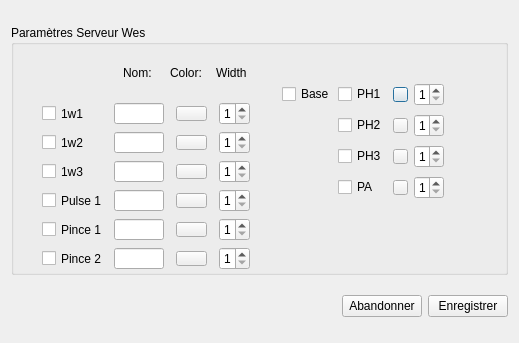
<?xml version="1.0" encoding="UTF-8"?>
<ui version="4.0">
 <class>Dialog</class>
 <widget class="QDialog" name="Dialog">
  <property name="geometry">
   <rect>
    <x>0</x>
    <y>0</y>
    <width>519</width>
    <height>343</height>
   </rect>
  </property>
  <property name="sizePolicy">
   <sizepolicy hsizetype="Fixed" vsizetype="Fixed">
    <horstretch>0</horstretch>
    <verstretch>0</verstretch>
   </sizepolicy>
  </property>
  <property name="maximumSize">
   <size>
    <width>600</width>
    <height>412</height>
   </size>
  </property>
  <property name="windowTitle">
   <string>Dialog</string>
  </property>
  <layout class="QGridLayout" name="gridLayout_4">
   <item row="0" column="0">
    <widget class="QGroupBox" name="groupBox_6">
     <property name="minimumSize">
      <size>
       <width>0</width>
       <height>221</height>
      </size>
     </property>
     <property name="maximumSize">
      <size>
       <width>585</width>
       <height>250</height>
      </size>
     </property>
     <property name="title">
      <string>Paramètres Serveur Wes</string>
     </property>
     <widget class="QWidget" name="">
      <property name="geometry">
       <rect>
        <x>271</x>
        <y>56</y>
        <width>162</width>
        <height>120</height>
       </rect>
      </property>
      <layout class="QGridLayout" name="gridLayout_2">
       <item row="0" column="0">
        <widget class="QCheckBox" name="cb_base">
         <property name="focusPolicy">
          <enum>Qt::ClickFocus</enum>
         </property>
         <property name="text">
          <string>Base</string>
         </property>
        </widget>
       </item>
       <item row="0" column="1">
        <widget class="QCheckBox" name="cb_ph1">
         <property name="minimumSize">
          <size>
           <width>35</width>
           <height>0</height>
          </size>
         </property>
         <property name="maximumSize">
          <size>
           <width>16777215</width>
           <height>16777215</height>
          </size>
         </property>
         <property name="focusPolicy">
          <enum>Qt::ClickFocus</enum>
         </property>
         <property name="text">
          <string>PH1</string>
         </property>
        </widget>
       </item>
       <item row="0" column="2">
        <widget class="QPushButton" name="b_cph1">
         <property name="minimumSize">
          <size>
           <width>15</width>
           <height>15</height>
          </size>
         </property>
         <property name="maximumSize">
          <size>
           <width>15</width>
           <height>15</height>
          </size>
         </property>
         <property name="text">
          <string/>
         </property>
        </widget>
       </item>
       <item row="0" column="3">
        <widget class="QSpinBox" name="spBox_ph1">
         <property name="maximumSize">
          <size>
           <width>30</width>
           <height>16777215</height>
          </size>
         </property>
         <property name="minimum">
          <number>1</number>
         </property>
         <property name="maximum">
          <number>5</number>
         </property>
        </widget>
       </item>
       <item row="1" column="1">
        <widget class="QCheckBox" name="cb_ph2">
         <property name="maximumSize">
          <size>
           <width>16777215</width>
           <height>16777215</height>
          </size>
         </property>
         <property name="focusPolicy">
          <enum>Qt::ClickFocus</enum>
         </property>
         <property name="text">
          <string>PH2</string>
         </property>
        </widget>
       </item>
       <item row="1" column="2">
        <widget class="QPushButton" name="b_cph2">
         <property name="maximumSize">
          <size>
           <width>15</width>
           <height>15</height>
          </size>
         </property>
         <property name="text">
          <string/>
         </property>
        </widget>
       </item>
       <item row="1" column="3">
        <widget class="QSpinBox" name="spBox_ph2">
         <property name="maximumSize">
          <size>
           <width>30</width>
           <height>16777215</height>
          </size>
         </property>
         <property name="minimum">
          <number>1</number>
         </property>
         <property name="maximum">
          <number>5</number>
         </property>
        </widget>
       </item>
       <item row="2" column="1">
        <widget class="QCheckBox" name="cb_ph3">
         <property name="maximumSize">
          <size>
           <width>16777215</width>
           <height>16777215</height>
          </size>
         </property>
         <property name="focusPolicy">
          <enum>Qt::ClickFocus</enum>
         </property>
         <property name="text">
          <string>PH3</string>
         </property>
        </widget>
       </item>
       <item row="2" column="2">
        <widget class="QPushButton" name="b_cph3">
         <property name="maximumSize">
          <size>
           <width>15</width>
           <height>15</height>
          </size>
         </property>
         <property name="text">
          <string/>
         </property>
        </widget>
       </item>
       <item row="2" column="3">
        <widget class="QSpinBox" name="spBox_ph3">
         <property name="maximumSize">
          <size>
           <width>30</width>
           <height>16777215</height>
          </size>
         </property>
         <property name="minimum">
          <number>1</number>
         </property>
         <property name="maximum">
          <number>5</number>
         </property>
        </widget>
       </item>
       <item row="3" column="1">
        <widget class="QCheckBox" name="cb_pa">
         <property name="maximumSize">
          <size>
           <width>16777215</width>
           <height>16777215</height>
          </size>
         </property>
         <property name="focusPolicy">
          <enum>Qt::ClickFocus</enum>
         </property>
         <property name="text">
          <string>PA</string>
         </property>
        </widget>
       </item>
       <item row="3" column="2">
        <widget class="QPushButton" name="b_cpa">
         <property name="maximumSize">
          <size>
           <width>15</width>
           <height>15</height>
          </size>
         </property>
         <property name="text">
          <string/>
         </property>
        </widget>
       </item>
       <item row="3" column="3">
        <widget class="QSpinBox" name="spBox_pa">
         <property name="maximumSize">
          <size>
           <width>30</width>
           <height>16777215</height>
          </size>
         </property>
         <property name="minimum">
          <number>1</number>
         </property>
         <property name="maximum">
          <number>5</number>
         </property>
        </widget>
       </item>
      </layout>
     </widget>
     <widget class="QWidget" name="">
      <property name="geometry">
       <rect>
        <x>25</x>
        <y>25</y>
        <width>221</width>
        <height>220</height>
       </rect>
      </property>
      <layout class="QGridLayout" name="gridLayout_3">
       <item row="0" column="0">
        <spacer name="horizontalSpacer_3">
         <property name="orientation">
          <enum>Qt::Horizontal</enum>
         </property>
         <property name="sizeType">
          <enum>QSizePolicy::Fixed</enum>
         </property>
         <property name="sizeHint" stdset="0">
          <size>
           <width>81</width>
           <height>20</height>
          </size>
         </property>
        </spacer>
       </item>
       <item row="0" column="1">
        <layout class="QHBoxLayout" name="horizontalLayout_7">
         <item>
          <widget class="QLabel" name="label">
           <property name="minimumSize">
            <size>
             <width>30</width>
             <height>0</height>
            </size>
           </property>
           <property name="text">
            <string>Nom:</string>
           </property>
          </widget>
         </item>
         <item>
          <widget class="QLabel" name="label_2">
           <property name="text">
            <string>Color:</string>
           </property>
          </widget>
         </item>
         <item>
          <widget class="QLabel" name="label_3">
           <property name="text">
            <string>Width</string>
           </property>
          </widget>
         </item>
        </layout>
       </item>
       <item row="1" column="0" colspan="2">
        <layout class="QHBoxLayout" name="horizontalLayout">
         <item>
          <widget class="QCheckBox" name="cb_1w1">
           <property name="minimumSize">
            <size>
             <width>60</width>
             <height>15</height>
            </size>
           </property>
           <property name="maximumSize">
            <size>
             <width>50</width>
             <height>15</height>
            </size>
           </property>
           <property name="focusPolicy">
            <enum>Qt::ClickFocus</enum>
           </property>
           <property name="text">
            <string>1w1</string>
           </property>
           <property name="checked">
            <bool>false</bool>
           </property>
          </widget>
         </item>
         <item>
          <widget class="QLineEdit" name="le_1w1">
           <property name="enabled">
            <bool>true</bool>
           </property>
           <property name="maximumSize">
            <size>
             <width>50</width>
             <height>21</height>
            </size>
           </property>
           <property name="text">
            <string/>
           </property>
          </widget>
         </item>
         <item>
          <widget class="QPushButton" name="b_c1w1">
           <property name="minimumSize">
            <size>
             <width>15</width>
             <height>15</height>
            </size>
           </property>
           <property name="maximumSize">
            <size>
             <width>31</width>
             <height>15</height>
            </size>
           </property>
           <property name="text">
            <string/>
           </property>
          </widget>
         </item>
         <item>
          <widget class="QSpinBox" name="spBox_1w1">
           <property name="maximumSize">
            <size>
             <width>31</width>
             <height>16777215</height>
            </size>
           </property>
           <property name="minimum">
            <number>1</number>
           </property>
           <property name="maximum">
            <number>5</number>
           </property>
          </widget>
         </item>
        </layout>
       </item>
       <item row="2" column="0" colspan="2">
        <layout class="QHBoxLayout" name="horizontalLayout_2">
         <item>
          <widget class="QCheckBox" name="cb_1w2">
           <property name="minimumSize">
            <size>
             <width>60</width>
             <height>15</height>
            </size>
           </property>
           <property name="maximumSize">
            <size>
             <width>50</width>
             <height>15</height>
            </size>
           </property>
           <property name="focusPolicy">
            <enum>Qt::ClickFocus</enum>
           </property>
           <property name="text">
            <string>1w2</string>
           </property>
           <property name="checked">
            <bool>false</bool>
           </property>
          </widget>
         </item>
         <item>
          <widget class="QLineEdit" name="le_1w2">
           <property name="enabled">
            <bool>true</bool>
           </property>
           <property name="maximumSize">
            <size>
             <width>50</width>
             <height>21</height>
            </size>
           </property>
           <property name="text">
            <string/>
           </property>
          </widget>
         </item>
         <item>
          <widget class="QPushButton" name="b_c1w2">
           <property name="minimumSize">
            <size>
             <width>15</width>
             <height>15</height>
            </size>
           </property>
           <property name="maximumSize">
            <size>
             <width>31</width>
             <height>15</height>
            </size>
           </property>
           <property name="text">
            <string/>
           </property>
          </widget>
         </item>
         <item>
          <widget class="QSpinBox" name="spBox_1w2">
           <property name="minimumSize">
            <size>
             <width>31</width>
             <height>0</height>
            </size>
           </property>
           <property name="maximumSize">
            <size>
             <width>31</width>
             <height>16777215</height>
            </size>
           </property>
           <property name="minimum">
            <number>1</number>
           </property>
           <property name="maximum">
            <number>5</number>
           </property>
          </widget>
         </item>
        </layout>
       </item>
       <item row="3" column="0" colspan="2">
        <layout class="QHBoxLayout" name="horizontalLayout_3">
         <item>
          <widget class="QCheckBox" name="cb_1w3">
           <property name="minimumSize">
            <size>
             <width>60</width>
             <height>15</height>
            </size>
           </property>
           <property name="maximumSize">
            <size>
             <width>50</width>
             <height>15</height>
            </size>
           </property>
           <property name="focusPolicy">
            <enum>Qt::ClickFocus</enum>
           </property>
           <property name="text">
            <string>1w3</string>
           </property>
           <property name="checked">
            <bool>false</bool>
           </property>
          </widget>
         </item>
         <item>
          <widget class="QLineEdit" name="le_1w3">
           <property name="enabled">
            <bool>true</bool>
           </property>
           <property name="maximumSize">
            <size>
             <width>50</width>
             <height>21</height>
            </size>
           </property>
           <property name="text">
            <string/>
           </property>
          </widget>
         </item>
         <item>
          <widget class="QPushButton" name="b_c1w3">
           <property name="minimumSize">
            <size>
             <width>15</width>
             <height>15</height>
            </size>
           </property>
           <property name="maximumSize">
            <size>
             <width>31</width>
             <height>15</height>
            </size>
           </property>
           <property name="text">
            <string/>
           </property>
          </widget>
         </item>
         <item>
          <widget class="QSpinBox" name="spBox_1w3">
           <property name="minimumSize">
            <size>
             <width>31</width>
             <height>0</height>
            </size>
           </property>
           <property name="maximumSize">
            <size>
             <width>31</width>
             <height>16777215</height>
            </size>
           </property>
           <property name="minimum">
            <number>1</number>
           </property>
           <property name="maximum">
            <number>5</number>
           </property>
          </widget>
         </item>
        </layout>
       </item>
       <item row="4" column="0" colspan="2">
        <layout class="QHBoxLayout" name="horizontalLayout_4">
         <item>
          <widget class="QCheckBox" name="cb_pulse1">
           <property name="minimumSize">
            <size>
             <width>60</width>
             <height>15</height>
            </size>
           </property>
           <property name="maximumSize">
            <size>
             <width>50</width>
             <height>15</height>
            </size>
           </property>
           <property name="focusPolicy">
            <enum>Qt::ClickFocus</enum>
           </property>
           <property name="text">
            <string>Pulse 1</string>
           </property>
           <property name="checked">
            <bool>false</bool>
           </property>
          </widget>
         </item>
         <item>
          <widget class="QLineEdit" name="le_pulse1">
           <property name="enabled">
            <bool>true</bool>
           </property>
           <property name="maximumSize">
            <size>
             <width>50</width>
             <height>21</height>
            </size>
           </property>
           <property name="text">
            <string/>
           </property>
          </widget>
         </item>
         <item>
          <widget class="QPushButton" name="b_pulse1">
           <property name="minimumSize">
            <size>
             <width>15</width>
             <height>15</height>
            </size>
           </property>
           <property name="maximumSize">
            <size>
             <width>31</width>
             <height>15</height>
            </size>
           </property>
           <property name="text">
            <string/>
           </property>
          </widget>
         </item>
         <item>
          <widget class="QSpinBox" name="spBox_pulse1">
           <property name="maximumSize">
            <size>
             <width>31</width>
             <height>16777215</height>
            </size>
           </property>
           <property name="minimum">
            <number>1</number>
           </property>
           <property name="maximum">
            <number>5</number>
           </property>
          </widget>
         </item>
        </layout>
       </item>
       <item row="5" column="0" colspan="2">
        <layout class="QHBoxLayout" name="horizontalLayout_5">
         <item>
          <widget class="QCheckBox" name="cb_pince1">
           <property name="sizePolicy">
            <sizepolicy hsizetype="Minimum" vsizetype="Minimum">
             <horstretch>0</horstretch>
             <verstretch>0</verstretch>
            </sizepolicy>
           </property>
           <property name="minimumSize">
            <size>
             <width>60</width>
             <height>15</height>
            </size>
           </property>
           <property name="maximumSize">
            <size>
             <width>50</width>
             <height>15</height>
            </size>
           </property>
           <property name="focusPolicy">
            <enum>Qt::ClickFocus</enum>
           </property>
           <property name="text">
            <string>Pince 1</string>
           </property>
           <property name="checked">
            <bool>false</bool>
           </property>
          </widget>
         </item>
         <item>
          <widget class="QLineEdit" name="le_pince1">
           <property name="enabled">
            <bool>true</bool>
           </property>
           <property name="maximumSize">
            <size>
             <width>50</width>
             <height>21</height>
            </size>
           </property>
           <property name="text">
            <string/>
           </property>
          </widget>
         </item>
         <item>
          <widget class="QPushButton" name="b_cpince1">
           <property name="minimumSize">
            <size>
             <width>15</width>
             <height>15</height>
            </size>
           </property>
           <property name="maximumSize">
            <size>
             <width>31</width>
             <height>15</height>
            </size>
           </property>
           <property name="text">
            <string/>
           </property>
          </widget>
         </item>
         <item>
          <widget class="QSpinBox" name="spBox_pince1">
           <property name="maximumSize">
            <size>
             <width>31</width>
             <height>16777215</height>
            </size>
           </property>
           <property name="minimum">
            <number>1</number>
           </property>
           <property name="maximum">
            <number>5</number>
           </property>
          </widget>
         </item>
        </layout>
       </item>
       <item row="6" column="0" colspan="2">
        <layout class="QHBoxLayout" name="horizontalLayout_6">
         <item>
          <widget class="QCheckBox" name="cb_pince2">
           <property name="enabled">
            <bool>true</bool>
           </property>
           <property name="minimumSize">
            <size>
             <width>60</width>
             <height>15</height>
            </size>
           </property>
           <property name="maximumSize">
            <size>
             <width>50</width>
             <height>15</height>
            </size>
           </property>
           <property name="focusPolicy">
            <enum>Qt::ClickFocus</enum>
           </property>
           <property name="text">
            <string>Pince 2</string>
           </property>
           <property name="checked">
            <bool>false</bool>
           </property>
          </widget>
         </item>
         <item>
          <widget class="QLineEdit" name="le_pince2">
           <property name="enabled">
            <bool>true</bool>
           </property>
           <property name="maximumSize">
            <size>
             <width>50</width>
             <height>21</height>
            </size>
           </property>
           <property name="text">
            <string/>
           </property>
          </widget>
         </item>
         <item>
          <widget class="QPushButton" name="b_cpince2">
           <property name="minimumSize">
            <size>
             <width>15</width>
             <height>15</height>
            </size>
           </property>
           <property name="maximumSize">
            <size>
             <width>31</width>
             <height>15</height>
            </size>
           </property>
           <property name="text">
            <string/>
           </property>
          </widget>
         </item>
         <item>
          <widget class="QSpinBox" name="spBox_pince2">
           <property name="maximumSize">
            <size>
             <width>31</width>
             <height>16777215</height>
            </size>
           </property>
           <property name="minimum">
            <number>1</number>
           </property>
           <property name="maximum">
            <number>5</number>
           </property>
          </widget>
         </item>
        </layout>
       </item>
      </layout>
     </widget>
    </widget>
   </item>
   <item row="1" column="0">
    <layout class="QGridLayout" name="gridLayout">
     <item row="0" column="0">
      <spacer name="horizontalSpacer">
       <property name="orientation">
        <enum>Qt::Horizontal</enum>
       </property>
       <property name="sizeHint" stdset="0">
        <size>
         <width>40</width>
         <height>20</height>
        </size>
       </property>
      </spacer>
     </item>
     <item row="0" column="1">
      <widget class="QPushButton" name="b_cancel">
       <property name="text">
        <string>Abandonner</string>
       </property>
      </widget>
     </item>
     <item row="0" column="2">
      <widget class="QPushButton" name="b_save">
       <property name="text">
        <string>Enregistrer</string>
       </property>
      </widget>
     </item>
    </layout>
   </item>
  </layout>
 </widget>
 <resources/>
 <connections/>
</ui>
